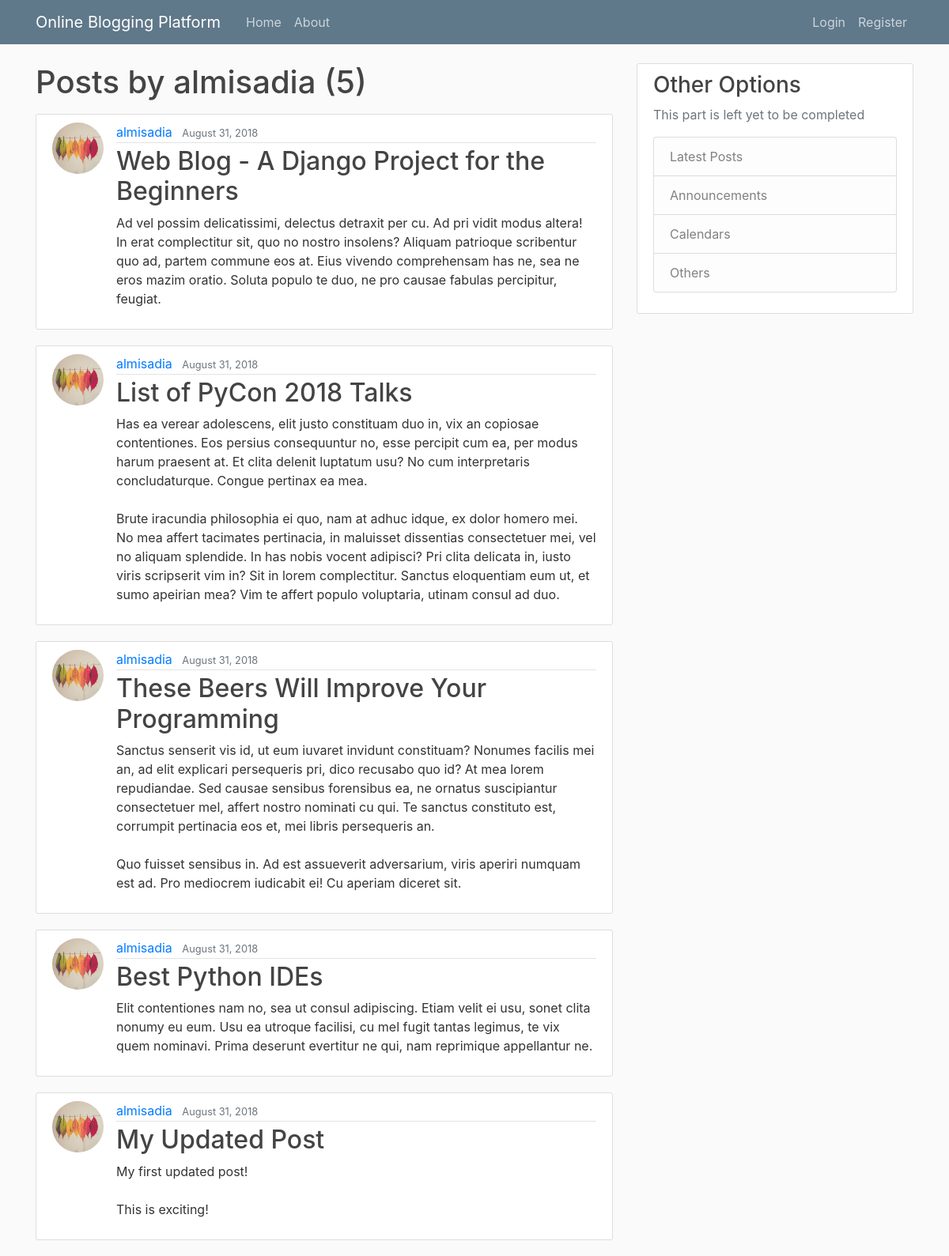
/user/almisadia, run on the app's committed database.
### blog/models.py (models this page shows, shortened)
class Post(models.Model):
    title = models.CharField(max_length=100)
    content = models.TextField()
    date_posted = models.DateTimeField(default=timezone.now)
    author = models.ForeignKey(User, on_delete=models.CASCADE)

### users/models.py (models this page shows, shortened)
class Profile(models.Model):
    user = models.OneToOneField(User, on_delete=models.CASCADE)
    image = models.ImageField(default='default.jpg', upload_to='profile_pics')

### blog/views.py (the view)
# urls.py: path('user/<str:username>', UserPostListView.as_view(), name='user-posts'),
class UserPostListView(ListView):
    model = Post
    template_name = 'blog/user_posts.html'  # <app>/<model>_<viewtype>.html
    context_object_name = 'posts'
    paginate_by = 5
    def get_queryset(self):
        user = get_object_or_404(User, username=self.kwargs.get('username'))
        return Post.objects.filter(author=user).order_by('-date_posted')

### blog/templates/blog/user_posts.html (shortened to what this page needs)
{% extends "blog/base.html" %}
{% block content %}
    <h1 class="mb-3">Posts by {{ view.kwargs.username }} ({{ page_obj.paginator.count }})</h1>
    {% for post in posts %}
        <article class="media content-section">
          <img class="rounded-circle article-img" src="{{ post.author.profile.image.url }}">
          <div class="media-body">
            <div class="article-metadata">
              <a class="mr-2" href="{% url 'user-posts' post.author.username %}">{{ post.author }}</a>
              <small class="text-muted">{{ post.date_posted|date:"F d, Y" }}</small>
            </div>
            <h2><a class="article-title" href="{% url 'post-detail' post.id %}">{{ post.title }}</a></h2>
            <p class="article-content">{{ post.content }}</p>
          </div>
        </article>
    {% endfor %}
{% endblock content %}

### blog/static/blog/main.css (style rules this page uses)
body { background: #fafafa; color: #333333; margin-top: 5rem; }
h1, h2, h3, h4, h5, h6 { color: #444444; }
.content-section { background: #ffffff; padding: 10px 20px; border: 1px solid #dddddd; border-radius: 3px; margin-bottom: 20px; }
.article-title { color: #444444; }
.article-content { white-space: pre-line; }
.article-img { height: 65px; width: 65px; margin-right: 16px; }
.article-metadata { padding-bottom: 1px; margin-bottom: 4px; border-bottom: 1px solid #e3e3e3 }

### data on the page
Post: author.profile.image (picture), author "almisadia", date_posted "August 31, 2018", title "Web Blog - A Django Project for the Beginners", content "Ad vel possim delicatissimi, delectus detraxit per cu. Ad pri vidit modus altera! In erat complectitur sit, quo no nostro insolens? Aliquam patrioque scribentur quo ad, partem commune eos at. Eius vivendo comprehensam has ne, sea ne eros mazim oratio. Soluta populo te duo, ne pro causae fabulas percipitur, feugiat."
Post: author.profile.image (picture), author "almisadia", date_posted "August 31, 2018", title "List of PyCon 2018 Talks", content "Has ea verear adolescens, elit justo constituam duo in, vix an copiosae contentiones. Eos persius consequuntur no, esse percipit cum ea, per modus harum praesent at. Et clita delenit luptatum usu? No cum interpretaris concludaturque. Congue pertinax ea mea. Brute iracundia philosophia ei quo, nam at adhuc idque, ex dolor homero mei. No mea affert tacimates pertinacia, in maluisset dissentias consectetuer mei, vel no aliquam splendide. In has nobis vocent adipisci? Pri clita delicata in, iusto viris scripserit vim in? Sit in lorem complectitur. Sanctus eloquentiam eum ut, et sumo apeirian mea? Vim te affert populo voluptaria, utinam consul ad duo."
Post: author.profile.image (picture), author "almisadia", date_posted "August 31, 2018", title "These Beers Will Improve Your Programming", content "Sanctus senserit vis id, ut eum iuvaret invidunt constituam? Nonumes facilis mei an, ad elit explicari persequeris pri, dico recusabo quo id? At mea lorem repudiandae. Sed causae sensibus forensibus ea, ne ornatus suscipiantur consectetuer mel, affert nostro nominati cu qui. Te sanctus constituto est, corrumpit pertinacia eos et, mei libris persequeris an. Quo fuisset sensibus in. Ad est assueverit adversarium, viris aperiri numquam est ad. Pro mediocrem iudicabit ei! Cu aperiam diceret sit."
Post: author.profile.image (picture), author "almisadia", date_posted "August 31, 2018", title "Best Python IDEs", content "Elit contentiones nam no, sea ut consul adipiscing. Etiam velit ei usu, sonet clita nonumy eu eum. Usu ea utroque facilisi, cu mel fugit tantas legimus, te vix quem nominavi. Prima deserunt evertitur ne qui, nam reprimique appellantur ne."
Post: author.profile.image (picture), author "almisadia", date_posted "August 31, 2018", title "My Updated Post", content "My first updated post! This is exciting!"

### other printed values
{{ view.kwargs.username }} "almisadia"
{{ page_obj.paginator.count }} "5"
